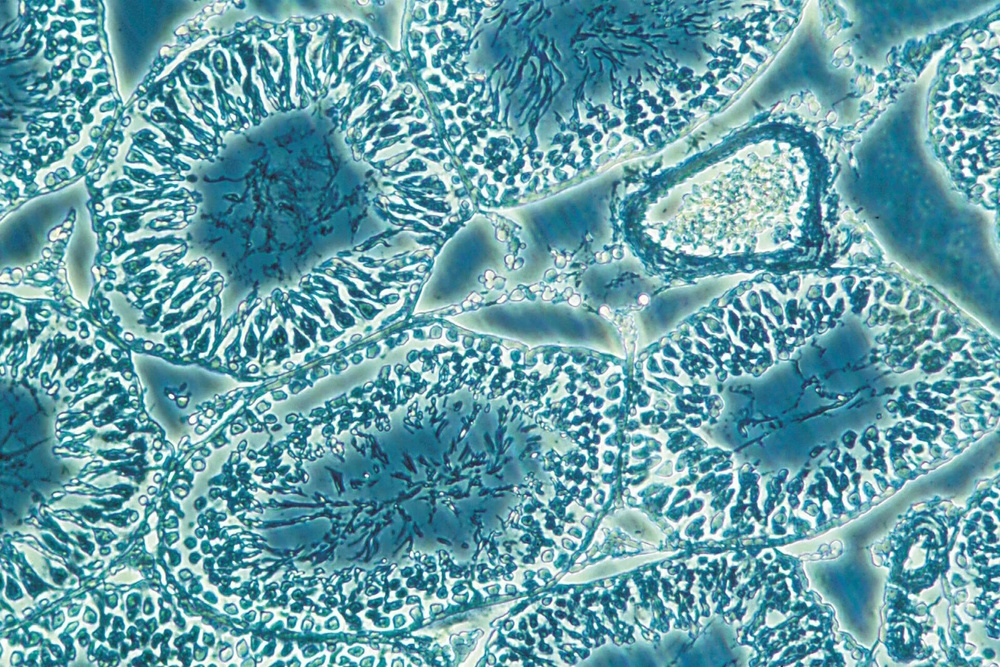
#> input picture microscope.jpg, 1000 x 667 px, shrunk from 1600 x 1067 before the run, found by its file name
$ python layer_explorer.py
#> lines starting #> are read from the running program, lines starting #| are printed output that depends on the picture; after the words box and inside, x2 and y2 are one past the last pixel; in counts of white or black regions, pixels touching at a corner belong together
import cv2

# Load image
img = cv2.imread(r"C:\Users\LC_18\Desktop\MicroscopeCopilot\microscope.jpg")
#> img is the input picture: shape (667, 1000, 3); mean B, G, R 169.7, 159.7, 102.2

if img is None:
    print("Image not found!")
    exit()

# Layer 1: Original
original = img.copy()

# Layer 2: Structure Layer
gray = cv2.cvtColor(img, cv2.COLOR_BGR2GRAY)
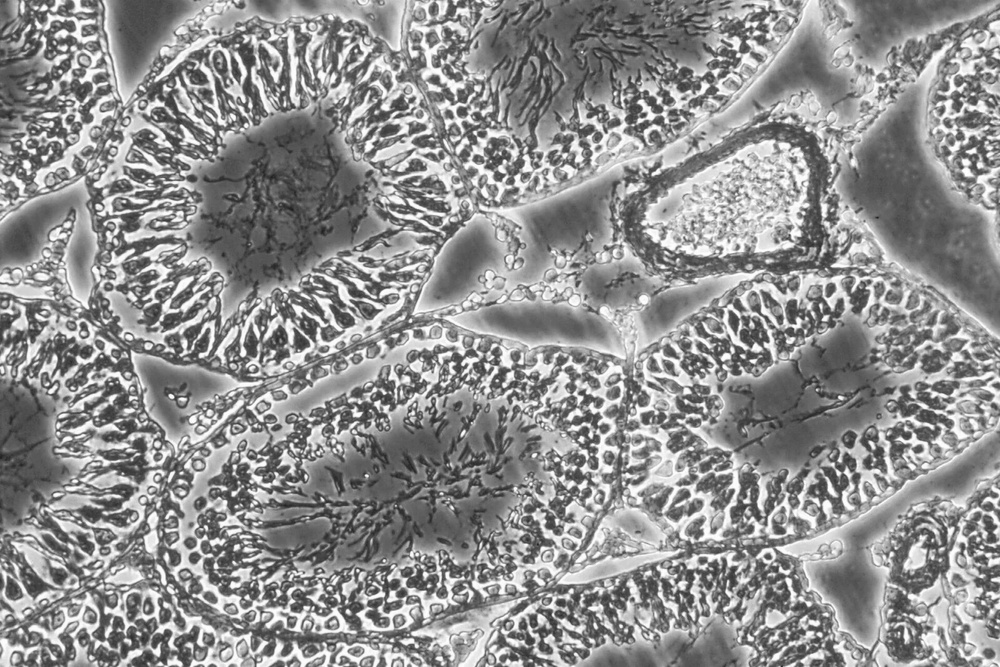
#> gray: shape (667, 1000); min 29, max 255, mean 143.6
structure = cv2.Canny(gray, 100, 200)
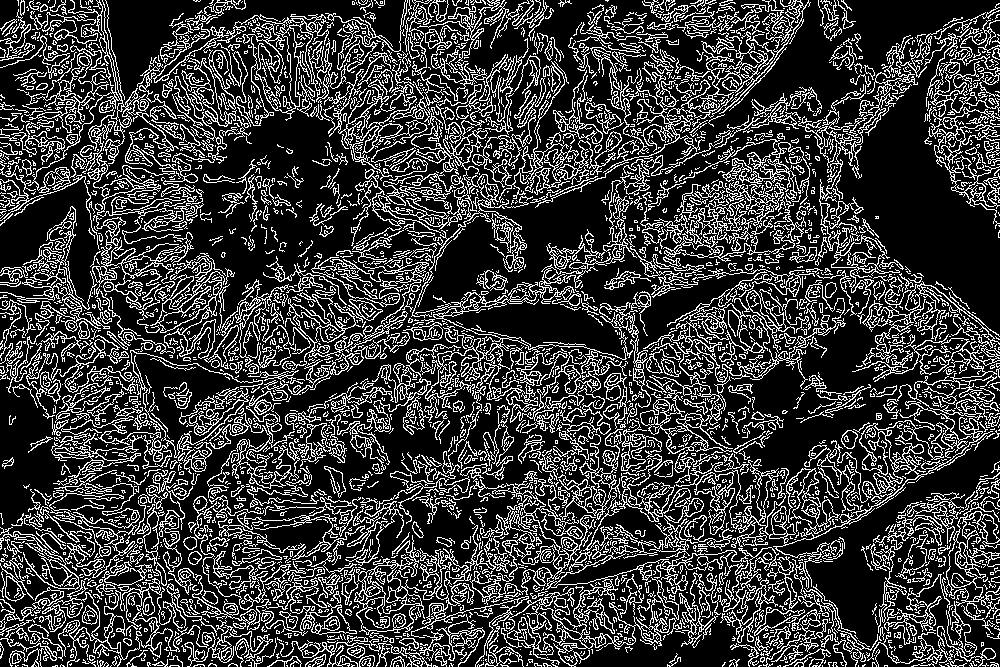
#> structure: shape (667, 1000); 23.3% white in thin lines or dots

# Layer 3: Defect Layer
_, defects = cv2.threshold(gray, 100, 255, cv2.THRESH_BINARY_INV)
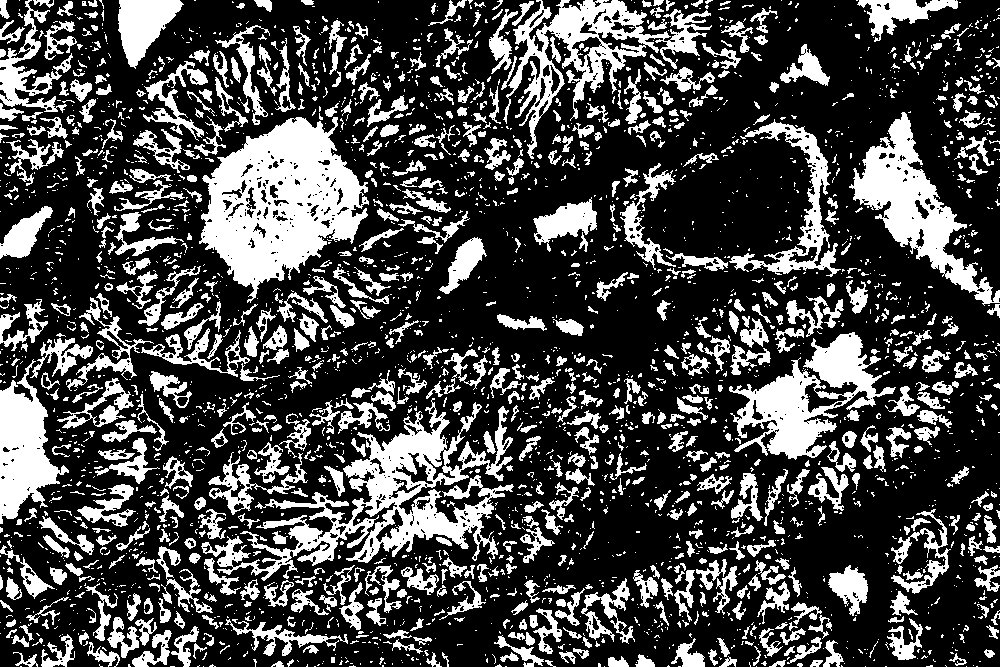
#> defects: shape (667, 1000); 28.6% white; 2908 white regions (2089 under 20 px)

# Layer 4: Particle Layer
particle_img = img.copy()

contours, _ = cv2.findContours(
    defects,
    cv2.RETR_EXTERNAL,
    cv2.CHAIN_APPROX_SIMPLE
)
#> contours = 2897 contours, 2301 with area under 20; largest, box (x1, y1, x2, y2) and area: (199, 117, 369, 303) 18160, (201, 398, 514, 581) 14968, (503, 0, 712, 159) 9034, (849, 112, 1000, 306) 8368, (729, 332, 896, 460) 8203

particle_count = 0

for cnt in contours:
    area = cv2.contourArea(cnt)

    if area > 100:
        particle_count += 1
        cv2.drawContours(
            particle_img,
            [cnt],
            -1,
            (0, 255, 0),
            2
        )
#> this loop made 2897 passes
#> area on passes 43, 44, 45, 70, 75, 132, 143, 151, 155, 164, 171, 192: 31, 47.5, 41, 132.5, 130.5, 216.5, 214.5, 407, 192, 293.5, 366.5, 507
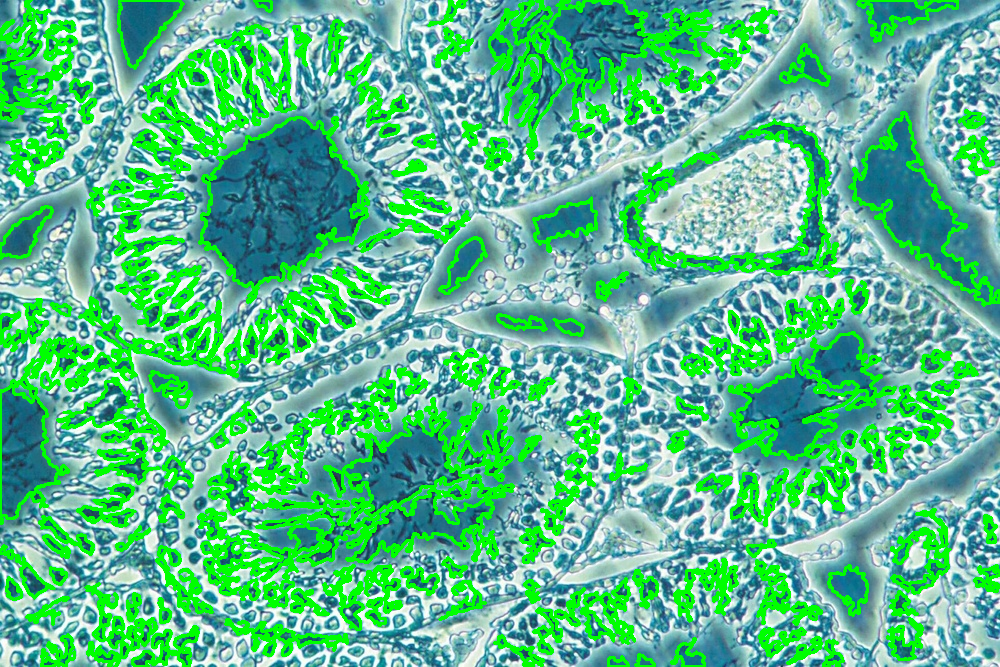
#> particle_img: shape (667, 1000, 3); mean B, G, R 140, 187.8, 91.1
#> after the loop, particle_count = 214

# Metrics
total_pixels = gray.shape[0] * gray.shape[1]
#> total_pixels = 667000
pore_pixels = cv2.countNonZero(defects)
#> pore_pixels = 190929

porosity = (pore_pixels / total_pixels) * 100
#> porosity = 28.63

crack_pixels = cv2.countNonZero(structure)
#> crack_pixels = 155320
crack_percent = (crack_pixels / total_pixels) * 100
#> crack_percent = 23.29

print("\n===== LAYER EXPLORER REPORT =====")
print("Particles Found =", particle_count)
#| Particles Found = 214
print("Porosity (%) =", round(porosity, 2))
#| Porosity (%) = 28.63
print("Crack Percentage (%) =", round(crack_percent, 2))
#| Crack Percentage (%) = 23.29
# Material Health Score

health_score = 100 - (porosity * 0.8) - (crack_percent * 1.2)
#> health_score = 49.16

if health_score > 80:
    status = "Excellent"
elif health_score > 60:
    status = "Good"
elif health_score > 40:
    status = "Moderate"
else:
    status = "Poor"

print("Material Health Score =", round(health_score, 2))
#| Material Health Score = 49.16
print("Material Condition =", status)

print("\nProject: Seeing Matter in Layers")
print("Analysis Complete Successfully")
# Display Layers
cv2.imshow("Layer 1 - Observation", original)
cv2.imshow("Layer 2 - Structure", structure)
cv2.imshow("Layer 3 - Defects", defects)
cv2.imshow("Layer 4 - Nanoscale Features", particle_img)

cv2.waitKey(0)
cv2.destroyAllWindows()
